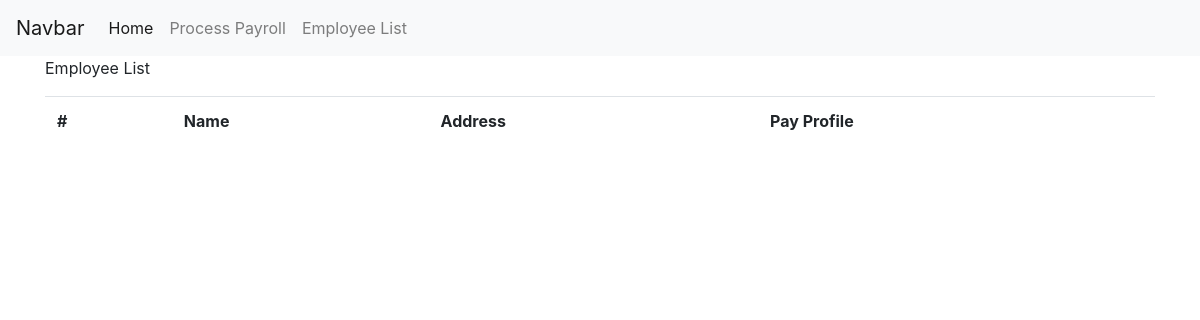
Page /employee/list_employees/ on the earlier database version.
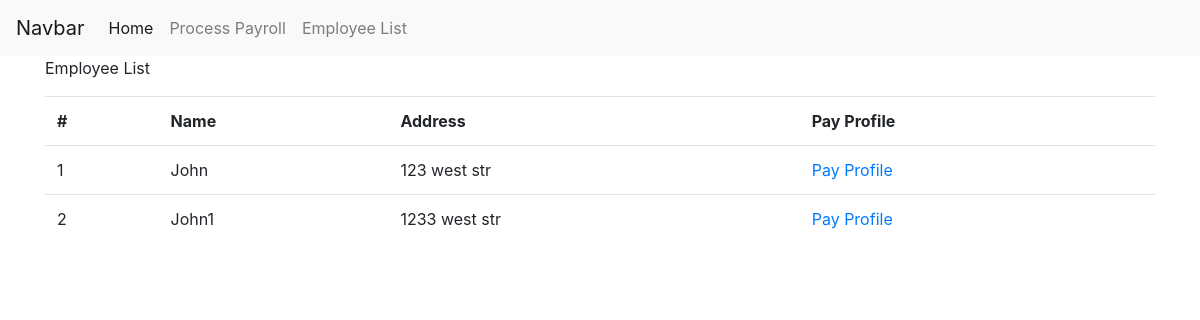
Same page on the later database version.
### employee/models.py (models this page shows, shortened)
class Employee(models.Model):
    company = models.ForeignKey(Company, on_delete=models.CASCADE)
    employee_name = models.CharField(max_length=40)
    employee_address = models.CharField(max_length=255)
    employee_email = models.CharField(max_length=40)
    employee_phone = models.CharField(max_length=40)

### employee/views.py (the view)
# urls.py: path('list_employees/', list_employees_view, name="list_employees"),
def list_employees_view(request):
    context = {
        'employee_list': Employee.objects.all()
    }
    return render(request, "employee/list_employees.html", context)

### employee/templates/employee/list_employees.html (shortened to what this page needs)
{% extends 'base.html' %}
{% block content %}
<div class="container">
    <div class="row">
        <div class="col-lg-12">
            <div class="form-group bg_blue">
                Employee List
            </div>
            <div class="table">
                <table class="table">
                    <tr>
                        <th>#</th>
                        <th>Name</th>
                        <th>Address</th>
                        <th>Pay Profile</th>
                    </tr>
                        {% for employee in employee_list %}
                            <tr>
                                <td>{{ forloop.counter }}</td>
                                <td>{{ employee.employee_name }}</td>
                                <td>{{ employee.employee_address }}</td>
                                <td><a href="{% url 'employee:payroll_profile' employee.id %}">Pay Profile</a> </td>
                            </tr>
                        {% endfor %}
                </table>
            </div>
        </div>
    </div>
</div>
{% endblock content %}

### templates/base.html (shortened to what this page needs)
<!DOCTYPE html>
<html lang="en">
<head>
    <link rel="stylesheet" href="https://maxcdn.bootstrapcdn.com/bootstrap/4.0.0/css/bootstrap.min.css">
</head>
<body>
{% include 'navbar.html' %}
    {% block content %}
    {% endblock content %}
</body>
</html>

### templates/navbar.html (shortened to what this page needs)
<nav class="navbar navbar-expand-lg navbar-light bg-light">
  <a class="navbar-brand" href="#">Navbar</a>
  <div class="collapse navbar-collapse" id="navbarNavAltMarkup">
    <div class="navbar-nav">
      <a class="nav-item nav-link active" href="{% url 'company:company_dashboard' %}">Home</a>
      <a class="nav-item nav-link" href="{% url 'employee:process_payroll' %}">Process Payroll</a>
      <a class="nav-item nav-link" href="{% url 'employee:list_employees' %}">Employee List</a>
    </div>
  </div>
</nav>

Differences in the rows shown:
added Employee: employee_name "John", employee_address "123 west str"
added Employee: employee_name "John1", employee_address "1233 west str"
